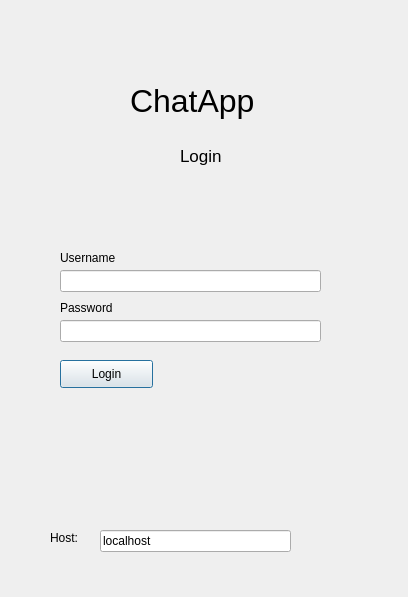
<?xml version="1.0" encoding="UTF-8"?>
<ui version="4.0">
 <class>Dialog</class>
 <widget class="QDialog" name="Dialog">
  <property name="geometry">
   <rect>
    <x>0</x>
    <y>0</y>
    <width>408</width>
    <height>597</height>
   </rect>
  </property>
  <property name="windowTitle">
   <string>Dialog</string>
  </property>
  <property name="modal">
   <bool>false</bool>
  </property>
  <widget class="QPushButton" name="LoginButton">
   <property name="geometry">
    <rect>
     <x>60</x>
     <y>360</y>
     <width>93</width>
     <height>28</height>
    </rect>
   </property>
   <property name="text">
    <string>Login</string>
   </property>
  </widget>
  <widget class="QLabel" name="label_8">
   <property name="geometry">
    <rect>
     <x>60</x>
     <y>300</y>
     <width>71</width>
     <height>16</height>
    </rect>
   </property>
   <property name="text">
    <string>Password</string>
   </property>
  </widget>
  <widget class="QLineEdit" name="PasswordInput">
   <property name="geometry">
    <rect>
     <x>60</x>
     <y>320</y>
     <width>261</width>
     <height>22</height>
    </rect>
   </property>
   <property name="echoMode">
    <enum>QLineEdit::Password</enum>
   </property>
   <property name="clearButtonEnabled">
    <bool>true</bool>
   </property>
  </widget>
  <widget class="QLabel" name="label_7">
   <property name="geometry">
    <rect>
     <x>60</x>
     <y>250</y>
     <width>71</width>
     <height>16</height>
    </rect>
   </property>
   <property name="text">
    <string>Username</string>
   </property>
  </widget>
  <widget class="QLineEdit" name="UsernameInput">
   <property name="geometry">
    <rect>
     <x>60</x>
     <y>270</y>
     <width>261</width>
     <height>22</height>
    </rect>
   </property>
   <property name="focusPolicy">
    <enum>Qt::WheelFocus</enum>
   </property>
   <property name="readOnly">
    <bool>false</bool>
   </property>
   <property name="clearButtonEnabled">
    <bool>true</bool>
   </property>
  </widget>
  <widget class="QLabel" name="label">
   <property name="geometry">
    <rect>
     <x>180</x>
     <y>140</y>
     <width>81</width>
     <height>31</height>
    </rect>
   </property>
   <property name="font">
    <font>
     <pointsize>13</pointsize>
    </font>
   </property>
   <property name="text">
    <string>Login</string>
   </property>
  </widget>
  <widget class="QLabel" name="label_2">
   <property name="geometry">
    <rect>
     <x>130</x>
     <y>60</y>
     <width>191</width>
     <height>81</height>
    </rect>
   </property>
   <property name="font">
    <font>
     <pointsize>24</pointsize>
    </font>
   </property>
   <property name="text">
    <string>ChatApp</string>
   </property>
  </widget>
  <widget class="QLineEdit" name="hostname">
   <property name="geometry">
    <rect>
     <x>100</x>
     <y>530</y>
     <width>191</width>
     <height>22</height>
    </rect>
   </property>
   <property name="text">
    <string>localhost</string>
   </property>
  </widget>
  <widget class="QLabel" name="label_3">
   <property name="geometry">
    <rect>
     <x>50</x>
     <y>530</y>
     <width>55</width>
     <height>16</height>
    </rect>
   </property>
   <property name="text">
    <string>Host: </string>
   </property>
  </widget>
 </widget>
 <resources/>
 <connections/>
</ui>
